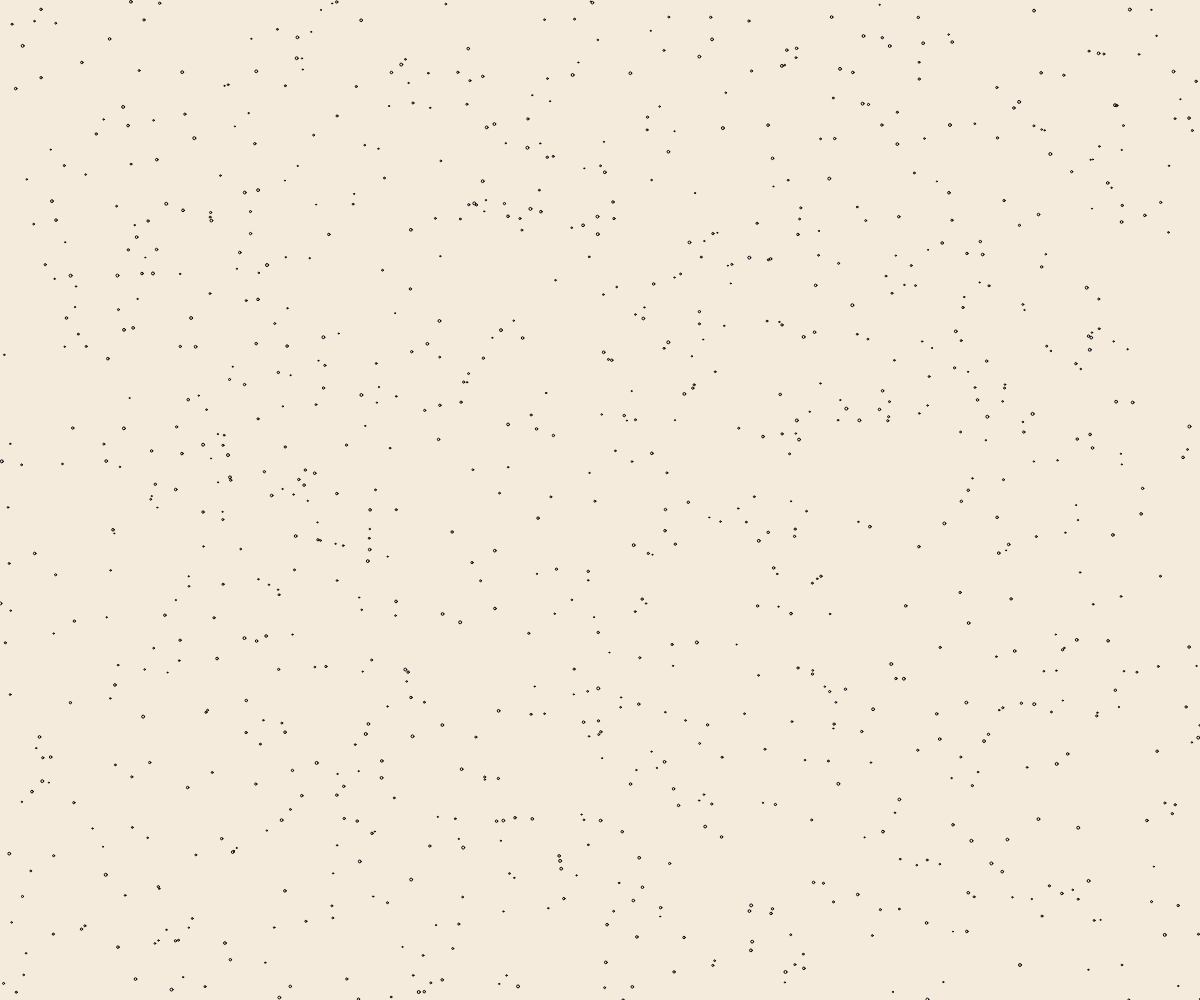
Frame 1 (no input)
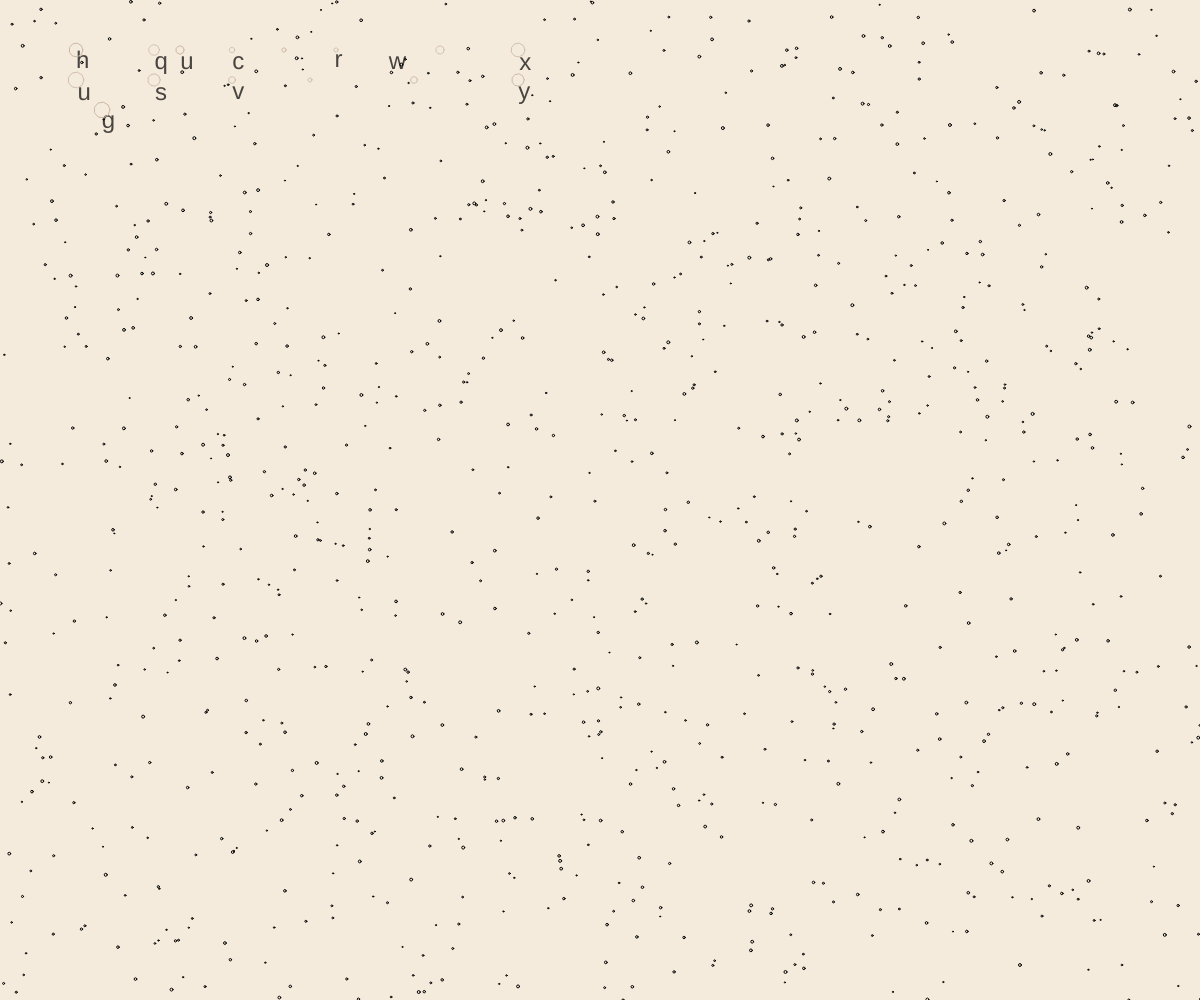
Frame 60 (no input)
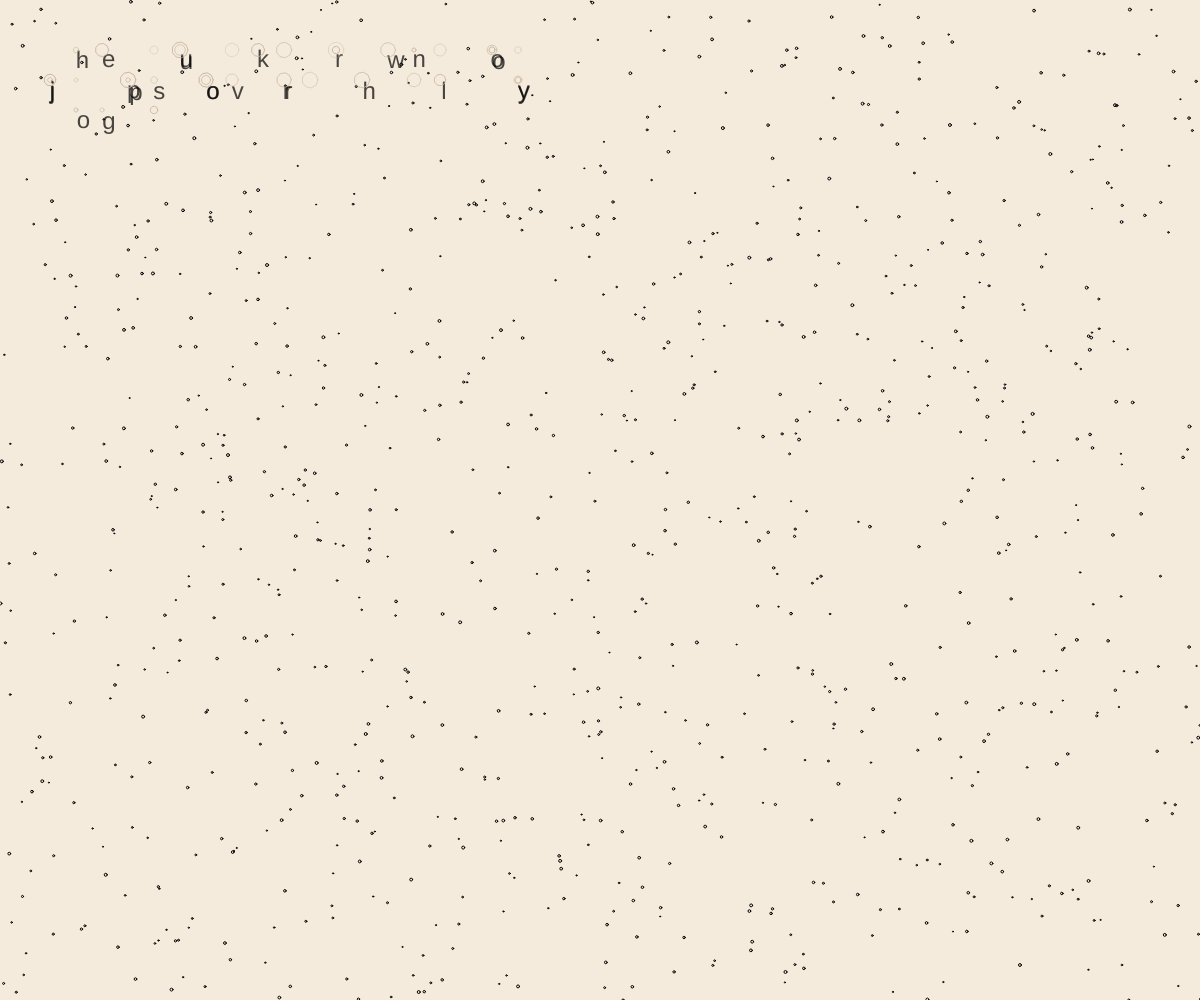
Frame 120 (the mouse pressed at the canvas centre since frame 60)

The p5.js sketch that drew these frames (run headless with seeded random() and noise() and a simulated clock; from frame 60 on, the mouse is pressed at the canvas centre):

// p5.js sketch
// ── sketch.js
let textStream = [];
let paperTexture;
let creasePoints = [];
let fontSize = 24;
let lineSpacing = 30;
let margin = 50;
let lastTime = 0;
let typingSpeed = 50;

class TypedChar {
  constructor(char, x, y, time) {
    this.char = char;
    this.x = x;
    this.y = y;
    this.time = time;
    this.life = 1.0;
    this.warpAmount = random(0, 2);
  }
  
  update() {
    this.life -= 0.01;
    return this.life > 0;
  }
  
  display() {
    push();
    translate(this.x, this.y);
    // Apply warping effect
    let warpX = sin(frameCount * 0.05 + this.time) * this.warpAmount;
    let warpY = cos(frameCount * 0.03 + this.time) * this.warpAmount;
    translate(warpX, warpY);
    
    fill(0, 180);
    noStroke();
    text(this.char, 0, 0);
    pop();
  }
}

function setup() {
  createCanvas(windowWidth, windowHeight);
  textSize(fontSize);
  textAlign(LEFT, TOP);
  
  // Create paper texture
  paperTexture = createGraphics(width, height);
  paperTexture.background(245, 235, 220);
  paperTexture.noiseDetail(2, 0.5);
  for (let i = 0; i < 1000; i++) {
    let x = random(width);
    let y = random(height);
    let alpha = random(20, 60);
    paperTexture.fill(230, 220, 200, alpha);
    paperTexture.ellipse(x, y, random(1, 3));
  }
  
  // Start typing
  lastTime = millis();
}

function draw() {
  // Draw paper texture background
  image(paperTexture, 0, 0);
  
  // Add new characters
  if (millis() - lastTime > typingSpeed) {
    let char = "The quick brown fox jumps over the lazy dog. ";
    let i = frameCount % char.length;
    
    let x = margin + (i % 20) * (fontSize + 2);
    let y = margin + floor(i / 20) * lineSpacing;
    
    textStream.push(new TypedChar(char[i], x, y, millis()));
    
    // Add crease effect
    creasePoints.push({x: x, y: y, time: millis()});
    
    lastTime = millis();
  }
  
  // Update and display characters
  for (let i = textStream.length - 1; i >= 0; i--) {
    if (!textStream[i].update()) {
      textStream.splice(i, 1);
    } else {
      textStream[i].display();
    }
  }
  
  // Apply permanent paper warping effect
  applyPaperWarp();
  
  // Cap the number of crease points to prevent memory issues
  if (creasePoints.length > 500) {
    creasePoints.splice(0, 100);
  }
}

function applyPaperWarp() {
  // Draw permanent creases from text stream
  stroke(200, 180, 160);
  noFill();
  
  for (let i = 0; i < creasePoints.length - 1; i++) {
    let p1 = creasePoints[i];
    let p2 = creasePoints[i + 1];
    
    if (millis() - p1.time < 3000) { // Fade out after 3 seconds
      let alpha = map(millis() - p1.time, 0, 3000, 255, 0);
      stroke(200, 180, 160, alpha);
      
      // Draw a ripple effect around the text position
      beginShape();
      for (let j = 0; j < 10; j++) {
        let angle = map(j, 0, 9, 0, TWO_PI);
        let distance = 5 + sin(frameCount * 0.05 + i) * 3;
        let x = p1.x + cos(angle) * distance;
        let y = p1.y + sin(angle) * distance;
        vertex(x, y);
      }
      endShape(CLOSE);
    }
  }
}

function windowResized() {
  resizeCanvas(windowWidth, windowHeight);
}
